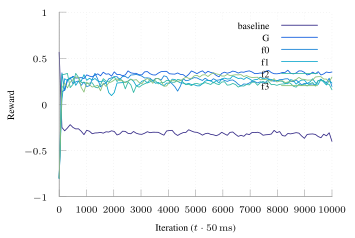

The gnuplot source for this figure:
set terminal tikz standalone color size 9cm,6cm font '\scriptsize' preamble '\usepackage{microtype} \usepackage{times} \usepackage[T1]{fontenc} \usepackage{siunitx}\sisetup{detect-all}'
set output "ftprep-tcp-reward.tex"

load "parula.pal"

set style line 102 lc rgb '#a0a0a0' lt 1 lw 1
set border ls 102
set colorbox border 102
set key textcolor rgb "black"
set tics textcolor rgb "black"
set label textcolor rgb "black"

set border 3
set grid x y
set xtics nomirror
set ytics nomirror

#set key autotitle columnhead
set datafile separator ","

set xlabel "Iteration ($t \\cdot{} \\SI{50}{\\milli\\second}$)"
set ylabel "Reward"

set yrange [-1.0:1.0]

plot '../results/baseline-2-avg-ng.csv' u 1:2 w lines smooth sbezier title "baseline", \
     '../results/ft-tcp-g-avg.csv' u 1:2 w lines smooth sbezier title "G", \
     '../results/ft-tcp-f0-avg.csv' u 1:2 w lines smooth sbezier title "f0", \
     '../results/ft-tcp-f1-avg.csv' u 1:2 w lines smooth sbezier title "f1", \
     '../results/ft-tcp-f2-avg.csv' u 1:2 w lines smooth sbezier title "f2", \
     '../results/ft-tcp-f3-avg.csv' u 1:2 w lines smooth sbezier title "f3"
